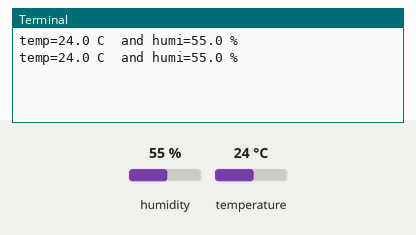
This program was run on a simulated Raspberry Pi (BCM pin numbers). Parts: the last lines printed to the terminal. Inputs (shaded band) come from the test bench; at power-on: humidity 55 %, temperature 24 °C.

Above: at 1.2 s.
1.3 s: humidity set to 22 %
At 2.0 s:
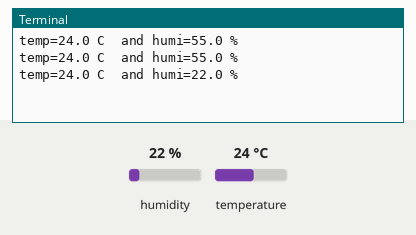
2.8 s: temperature set to 12 °C
At 3.6 s:
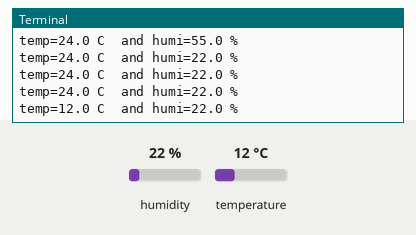
4.3 s: humidity set to 40 %
At 4.3 s:
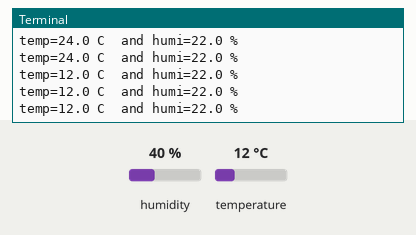
Timing chart, 0 to 7.3 s (numbered marks = the images above; inputs shaded):
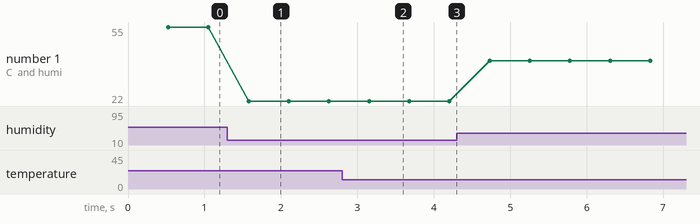

Measured:
- after the input at 1.3 s, the terminal: prints a new line after 0.28 s (image 1)
- after the input at 2.8 s, the terminal: prints a new line after 0.35 s (image 2)
- plotted number 1: 55 → 22 after the input at 1.3 s, 22 → 40 after the input at 4.3 s

The program:

DHT11.py
```python
import Adafruit_DHT

dht_sensor=Adafruit_DHT.DHT11
dht_pin=21

while True:
    temp, humi =Adafruit_DHT.read_retry(dht_sensor,dht_pin)
    if temp is not None and humi is not None:
        print("temp={} C  and humi={} %".format(humi,temp))

    else:

        print("Sensor Not work")
```
